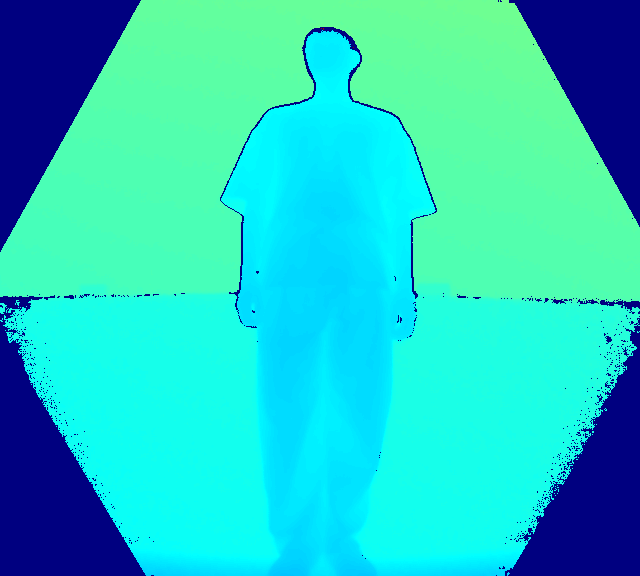
#> input picture test/dataset_depth/Lateral_L/1779074233873.png, 640 x 576 px, given in place of the camera
$ jupyter execute --allow-errors week2_01_regular_capture.ipynb   (shell and % lines are left out)   (text cells are left out)
#> lines starting #> are read from the running program, lines starting #| are printed output that depends on the picture
### backend/utils/db.py
"""
=====================================================
 backend/utils/db.py
 Supabase 연동 모듈
 - Storage 이미지 업로드 / 공개 URL 반환
 - posture_log 저장 / 조회
 - condition_log 저장 / 조회

 사용법:
     from utils.db import insert_posture, fetch_posture_by_date
=====================================================
"""

import os
import sys
from pathlib import Path
from datetime import datetime

# backend/ 를 sys.path 에 추가 (config.py 와 utils 패키지가 거기 있음)
sys.path.append(str(Path(__file__).parent.parent))
TABLE_POSTURE_LOG = "posture_log"
TABLE_CONDITION   = "morning_conditions"

# .env / .env.local 로드
try:
    from dotenv import load_dotenv

    # 후보 경로를 순서대로 시도 — 어느 경로에서 실행해도 찾을 수 있도록
    _candidates = [
        Path(__file__).resolve().parent.parent.parent,  # sleep-dashboard/ (db.py 기준)
        Path.cwd(),                                     # 현재 작업 디렉토리
        Path.cwd().parent,                              # 한 단계 위
        Path.cwd().parent.parent,                       # 두 단계 위
    ]
    for _root in _candidates:
        if (_root / ".env.local").exists():
            load_dotenv(_root / ".env.local")
            break
        if (_root / ".env").exists():
            load_dotenv(_root / ".env")
            break
    else:
        print("[db] ⚠️  .env.local 파일을 찾지 못했습니다. 환경변수가 직접 설정되어 있어야 합니다.")
except ImportError:
    pass

from supabase import create_client, Client


# ── Supabase 클라이언트 초기화 ─────────────────────
def get_client() -> Client:
    url = os.environ.get("SUPABASE_URL") or os.environ.get("NEXT_PUBLIC_SUPABASE_URL")
    key = (
        os.environ.get("SUPABASE_KEY")
        or os.environ.get("SUPABASE_ANON_KEY")
        or os.environ.get("NEXT_PUBLIC_SUPABASE_ANON_KEY")
    )

    if not url or not key:
        raise EnvironmentError(
            ".env.local 파일에 NEXT_PUBLIC_SUPABASE_URL / NEXT_PUBLIC_SUPABASE_ANON_KEY 가\n"
            "또는 SUPABASE_URL / SUPABASE_KEY 가 설정되어 있어야 합니다."
        )
    return create_client(url, key)


# ── 현재 사용자 식별자 ────────────────────────────
# 우선순위:
#   1) SLEEP_EMAIL + SLEEP_PASSWORD  → Supabase Auth 로그인 후 UUID 자동 취득
#   2) SLEEP_USER_ID                 → 수동 입력 (구버전 호환)
_cached_uid: str | None = None

# [28 lines left out: function _user_id, not called in this run]


# ── Storage: 이미지 업로드 ─────────────────────────
STORAGE_BUCKET = "sleep-images"   # Supabase Storage 버킷 이름


# [103 lines left out: functions upload_image, upload_image_pair, get_image_url, list_storage_images, not called in this run]


# ── posture_log ────────────────────────────────────
def insert_posture(timestamp: int, posture: str, angle: float,
                   capture_type: str, image_path: str,
                   upload: bool = True) -> dict:
    """
    자세 분류 결과를 Supabase posture_log 테이블에 저장

    image_path: 로컬 이미지 경로
    upload:     True  → Storage에 자동 업로드 후 공개 URL을 DB에 저장
                False → 로컬 경로를 그대로 DB에 저장 (오프라인/테스트용)

    반환: 저장된 row (dict)
    """
    supabase = get_client()
    dt_str   = datetime.fromtimestamp(timestamp).isoformat()

    # 이미지 Storage 업로드
    if upload and image_path and Path(image_path).exists():
        stored_path = upload_image(image_path)
    else:
        stored_path = image_path   # 로컬 경로 그대로 저장

    row = {
        "user_id":      _user_id(),
        "timestamp":    timestamp,
        "datetime":     dt_str,
        "posture":      posture,
        "angle":        round(float(angle), 2),
        "capture_type": capture_type,
        "image_path":   stored_path,   # 공개 URL or 로컬 경로
    }
    result = supabase.table(TABLE_POSTURE_LOG).insert(row).execute()
    return result.data[0] if result.data else {}


# [90 lines left out: functions fetch_posture_by_date, fetch_posture_latest, insert_condition, fetch_condition_by_date, fetch_condition_all, not called in this run]


# ── 타임랩스 ──────────────────────────────────────
TABLE_TIMELAPSE = "timelapse_videos"


# [53 lines left out: functions upload_timelapse, save_timelapse, fetch_timelapse, not called in this run]


# ── 캡처 설정 ─────────────────────────────────────
_SETTINGS_DEFAULTS = {"interval_sec": 300, "motion_thr": 25, "motion_cooldown": 300}

# [29 lines left out: functions fetch_capture_settings, test_connection, not called in this run]


# [2 lines that do not run on import are left out]

### backend/notebooks/week2_01_regular_capture.ipynb
[cell 1]
# 처음 한 번만 실행
# Kinect 사용 시 pykinect-azure도 설치

[cell 2]
import cv2
import numpy as np
import time
import sys
import os
from datetime import datetime
from pathlib import Path

# utils.db 접근 경로 추가
sys.path.insert(0, "..")
sys.path.insert(0, "../..")
from utils.db import insert_posture

# Kinect 연결 시도
try:
    import pykinect_azure as pykinect
    KINECT_AVAILABLE = True
    print("[OK] Kinect 사용 가능")
except ImportError:
    KINECT_AVAILABLE = False
    print("[웹캠 모드] pykinect_azure 없음 → 웹캠으로 대체 실행")

print(f"OpenCV 버전: {cv2.__version__}")
print(f"NumPy 버전: {np.__version__}")

[cell 3]
# =============================================
#  설정값 — 필요 시 여기서 수정
# =============================================

INTERVAL_SEC  = 5        # 촬영 간격 (초) — 테스트: 5 / 실제 수면: 60
SAVE_BASE_DIR = Path("../sleep_frames") # 저장 루트 폴더
SHOW_PREVIEW  = True     # 미리보기 창 표시 여부

# 저장 폴더 생성 (날짜별 구분)
today    = datetime.now().strftime("%Y%m%d")
SAVE_DIR = SAVE_BASE_DIR / today
SAVE_DIR.mkdir(parents=True, exist_ok=True)

print(f"촬영 간격  : {INTERVAL_SEC}초")
print(f"저장 폴더  : {SAVE_DIR.resolve()}")

[cell 4]
def save_images(color_image, depth_image) -> tuple:
    """RGB + 뎁스 이미지를 타임스탬프 파일명으로 저장"""
    timestamp   = int(time.time())
    color_path  = SAVE_DIR / f"{timestamp}_regular_color.png"
    depth_path  = SAVE_DIR / f"{timestamp}_regular_depth.png"

    cv2.imwrite(str(color_path), color_image)
    cv2.imwrite(str(depth_path), depth_image)

    return str(color_path), str(depth_path)


def depth_to_colormap(depth_image) -> np.ndarray:
    """뎁스 이미지를 보기 좋게 컬러맵으로 변환"""
    depth_norm = cv2.normalize(
        depth_image, None, 0, 255, cv2.NORM_MINMAX
    ).astype(np.uint8)
    return cv2.applyColorMap(depth_norm, cv2.COLORMAP_JET)


def draw_overlay(image, next_capture_in: float, count: int) -> np.ndarray:
    """미리보기 화면에 촬영 정보 오버레이"""
    overlay = image.copy()
    h, w    = overlay.shape[:2]

    cv2.rectangle(overlay, (0, 0), (w, 55), (0, 0, 0), -1)
    cv2.addWeighted(overlay, 0.5, image, 0.5, 0, overlay)
    cv2.putText(
        overlay,
        f"다음 촬영까지: {int(next_capture_in)}초  |  저장: {count}장",
        (10, 35),
        cv2.FONT_HERSHEY_SIMPLEX,
        0.8, (255, 255, 255), 2
    )
    return overlay


def print_summary(save_count: int):
    """종료 시 저장 결과 요약 출력"""
    files      = sorted(SAVE_DIR.glob("*.png"))
    total_mb   = sum(f.stat().st_size for f in files) / (1024 * 1024)

    print("\n" + "=" * 45)
    print(f" 촬영 종료 — 총 {save_count}장 저장")
    print(f" 저장 위치: {SAVE_DIR.resolve()}")
    print(f" 파일 수: {len(files)}개  |  총 용량: {total_mb:.1f} MB")
    print("=" * 45)
    for f in files[-6:]:
        print(f"  {f.name}  ({f.stat().st_size / 1024:.0f} KB)")


print("[OK] 함수 정의 완료")

#> (a cell that did not finish here is left out)

[cell 6]
cap = cv2.VideoCapture(0)

if not cap.isOpened():
    print("[오류] 웹캠 연결 실패")
else:
    print(f"[웹캠] {INTERVAL_SEC}초마다 자동 촬영 + Supabase 업로드")
    print("미리보기 창에서 'q' 키를 누르면 종료됩니다\n")

    last_capture_time = 0
    save_count        = 0

    try:
        while True:
            ret, frame = cap.read()
#> frame is the input picture: shape (576, 640, 3); mean B, G, R 197.5, 202, 34.1
            if not ret:
                break

            now       = time.time()
            next_in   = max(0, INTERVAL_SEC - (now - last_capture_time))
            gray      = cv2.cvtColor(frame, cv2.COLOR_BGR2GRAY)
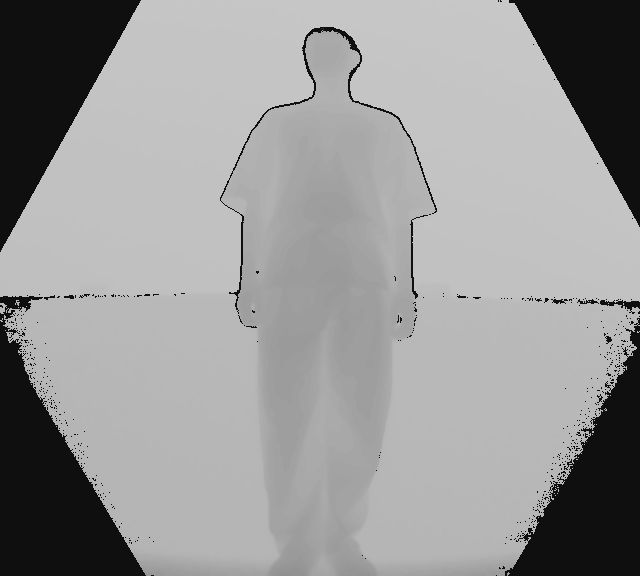
#> gray: shape (576, 640); min 15, max 201, mean 151.4
            depth_sim = cv2.applyColorMap(gray, cv2.COLORMAP_JET)
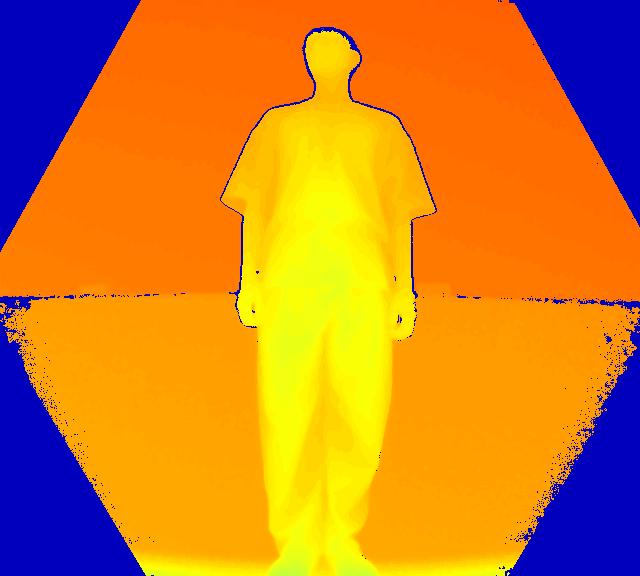
#> depth_sim: shape (576, 640, 3); mean B, G, R 36.2, 128.6, 206.2

            # ── 정기 촬영 + Supabase 업로드 ────────
            if now - last_capture_time >= INTERVAL_SEC:
                color_path, depth_path = save_images(frame, depth_sim)
                save_count            += 1
                last_capture_time      = now
                print(f"[{datetime.now().strftime('%H:%M:%S')}] 촬영 #{save_count}")

                try:
                    insert_posture(
                        timestamp    = int(now),
                        posture      = "Unknown",
                        angle        = 0,
                        capture_type = "regular",
                        image_path   = color_path,
                        upload       = True,
                    )
                    print(f"  ✅ Supabase 업로드 완료")
                except Exception as e:
                    print(f"  ❌ Supabase 업로드 실패: {e}")

            # ── 미리보기 ───────────────────────────
            if SHOW_PREVIEW:
                preview = draw_overlay(frame, next_in, save_count)
#> in draw_overlay, `cv2.putText( overlay, f"다음 촬영까지: {int(next_capture_in)}초  |  저장: {coun..`:
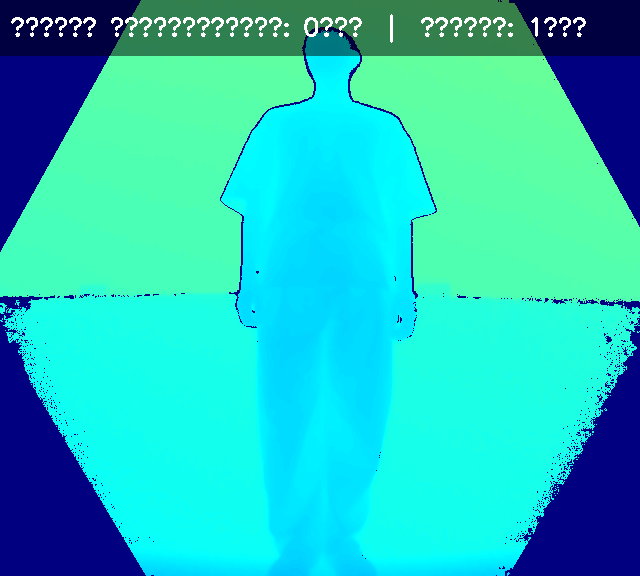
#> overlay: shape (576, 640, 3); mean B, G, R 191.8, 195.8, 33.1
                cv2.imshow("웹캠 (q: 종료)", preview)
                cv2.imshow("Depth 시뮬레이션", depth_sim)

            if cv2.waitKey(1) & 0xFF == ord('q'):
#> (key q is pressed here)
                break

    except KeyboardInterrupt:
        print("[종료]")
    finally:
        cap.release()
        cv2.destroyAllWindows()
        print_summary(save_count)

$ run again, on test/dataset_depth/Lateral_L/1779074238936.png
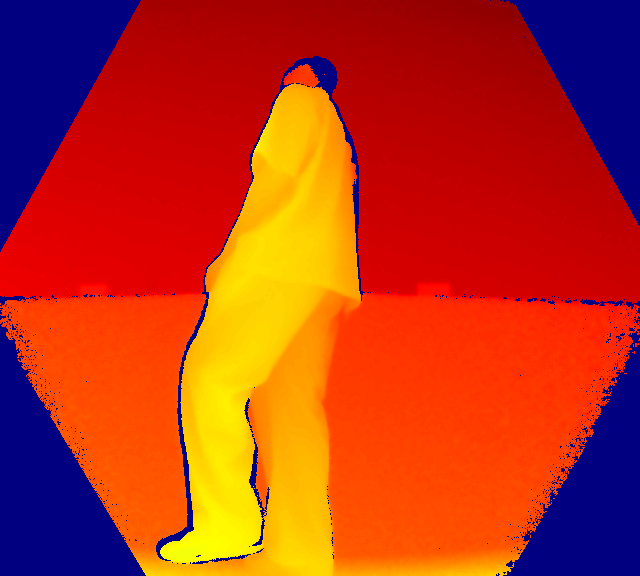
#> input picture test/dataset_depth/Lateral_L/1779074238936.png, 640 x 576 px, given in place of the camera
#> frame is the input picture: shape (576, 640, 3); mean B, G, R 24.9, 51.4, 183.3
#> `depth_sim = cv2.applyColorMap(gray, cv2.COLORMAP_JET)`:
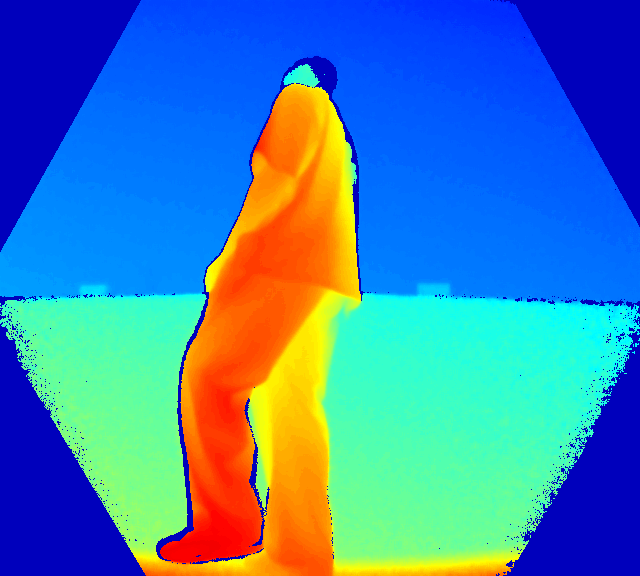
#> depth_sim: shape (576, 640, 3); mean B, G, R 176.9, 129.7, 65.3
#> in draw_overlay, `cv2.putText( overlay, f"다음 촬영까지: {int(next_capture_in)}초  |  저장: {coun..`:
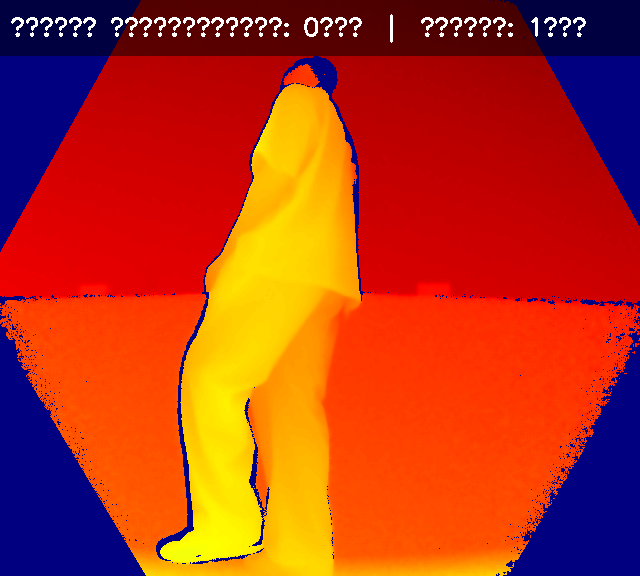
#> overlay: shape (576, 640, 3); mean B, G, R 24.6, 53.6, 179.9
